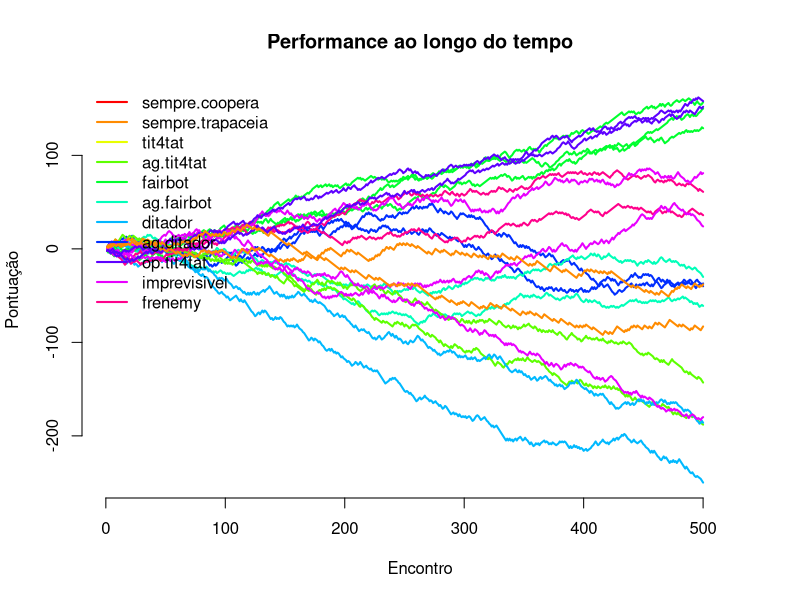

Write R code to recreate this figure.
# Simulação do torneio de Axelroad
set.seed(1415)

# Retorno para:
# Cooperação mutua
coopera.coopera <- 1
# Você trapaceia mas seu oponente coopera
trapaceia.coopera <- 2
# Você coopera mais seu oponente trapaceia
coopera.trapaceia <- -2
# Todo mundo trapaceia
trapaceia.trapaceia <- -1

# Função que retorna o valor de resultado da interação para o participante
retorno <- function(voce,oponente) {
    saida <- 0*voce
    saida[(voce==1)&(oponente==1)] = coopera.coopera
    saida[(voce==0)&(oponente==1)] = trapaceia.coopera
    saida[(voce==1)&(oponente==0)] = coopera.trapaceia
    saida[(voce==0)&(oponente==0)] = trapaceia.trapaceia
    return(saida)
}

# Exemplo da função para tres jogos
retorno(c(0,0,0),c(1,1,0))


#Os tipos de agentes.

#Os agentes simples:
sempre.coopera   <- function(h) { return(TRUE) }
sempre.trapaceia <- function(h) { return(FALSE) }


# Imprevisivel
imprevisivel <- function(h) { return(1==rbinom(1,1,.5)) }

#tit4tat

tit4tat <- function(h) {
    if (length(h)==0) {
        return(TRUE)
    } else {
        return(rev(h)[1]==1)
    }
}


# tit4tat inicialmente agressivo
ag.tit4tat <- function(h) {
  if (length(h)==0) {
      return(FALSE)
  } else {
      return(rev(h)[1]==1)
  }
}

# tit4tat oportunista
op.tit4tat <- function(h) {
  if (length(h)==0) {
      return(TRUE)
  } else {
      return(((n<n.iteracoes-n.agentes)&(rev(h)[1]==1)))
  }
}


# fairbot
fairbot <- function(h) {
  if (length(h)==0) {
      return(TRUE)
  } else {
      return(mean(h,na.rm=T)>=.5)
  }
}

# fairbot inicialmente agressivo
ag.fairbot <- function(h) {
    if (length(h)==0) {
        return(FALSE)
    } else {
        return(mean(h,na.rm=T)>=.5)
    }
}

# Ditador covarde
ditador <- function(h) {
    if (length(h)==0) {
        return(TRUE)
    } else {
        return(mean(h,na.rm=T)<=.5)
    }
}

# Ditador Agressiveo
ag.ditador <- function(h) {
    if (length(h)==0) {
        return(FALSE)
    } else {
        return(mean(h,na.rm=T)<=.5)
    }
}

# Frenemy
frenemy <- function(h) {
    if (length(h)==0) {
        return(TRUE)
    } else {
        return(mean(rev(h)[1:2],na.rm=T)==1)
    }
}

ag.ditador(c())

ag.ditador(c(T,T,T,T,T,T))
ag.ditador(c(T,T,F,F,F))
ag.ditador(c(T,T,F,F,F,F,T,T,T))


#Parametros da simulação
n.iteracoes <- 500
n.agentes   <- 20

lista.agentes <- c("sempre.coopera", "sempre.trapaceia", "tit4tat" , "ag.tit4tat",
               "fairbot"    , "ag.fairbot"  , "ditador", "ag.ditador",
               "op.tit4tat" , "imprevisivel"  , "frenemy")

# Selecionando agentes para a simulação
agentes <- sort(sample(lista.agentes, n.agentes, replace=T))

# Matriz da historia de cada jogador
agentes.numero <- matrix(NA, ncol=n.agentes, nrow=n.iteracoes)

# Matriz de ações dos agentes
agentes.acoes.recebidas <- matrix(NA, ncol=n.agentes, nrow=n.iteracoes)
agentes.acoes.aplicadas <- matrix(NA, ncol=n.agentes, nrow=n.iteracoes)

# Pontuação historicas
agentes.pontos <- matrix(NA, ncol=n.agentes, nrow=n.iteracoes)

for (n in 1:n.iteracoes) {
  while (sum(is.na(agentes.numero[n,]))>0) {
  sempar <- 1:n.agentes
    while (length(sempar)>1) {
      i <- sempar[1]
      sempar <- sempar[sempar!=i]
      i.adversario <- sample(rep(sempar,2), 1)
      sempar <- sempar[sempar!=i.adversario]
      agentes.numero[n,i] <- i.adversario
      agentes.numero[n,i.adversario] <- i
    }
  }
  for (i in 1:n.agentes) {
    a.encarado <- agentes.numero[n,i]
    a.numeros <- agentes.numero[,i]
    a.acao <- agentes.acoes.recebidas[,i]
    h <- a.acao[(a.numeros==a.encarado)&(n>1:n.iteracoes)]
    response <- get(agentes[i])(h)
    agentes.acoes.aplicadas[n,i] <- response
    agentes.acoes.recebidas[n,a.encarado] <- response
  }
}

# Calculando os scores por rodada
placar.interacao <- retorno(agentes.acoes.aplicadas, agentes.acoes.recebidas)
placar.acumulado <- apply(placar.interacao, 2, cumsum)


jpeg("01.jpg")
cores <- rainbow(length(lista.agentes))
plot(x=c(1,n.iteracoes+25),y=c(min(placar.acumulado),max(placar.acumulado)),type="n",frame=F,
     main="Performance ao longo do tempo", xlab="Encontro", ylab="Pontuação")
for (i in 1:n.agentes) {
    lines(1:n.iteracoes, placar.acumulado[,i], col=cores[agentes[i]==lista.agentes], lwd=2)
}
legend("topleft",lty=1,legend=lista.agentes,col=cores,bty="n",lwd=2)
dev.off()
